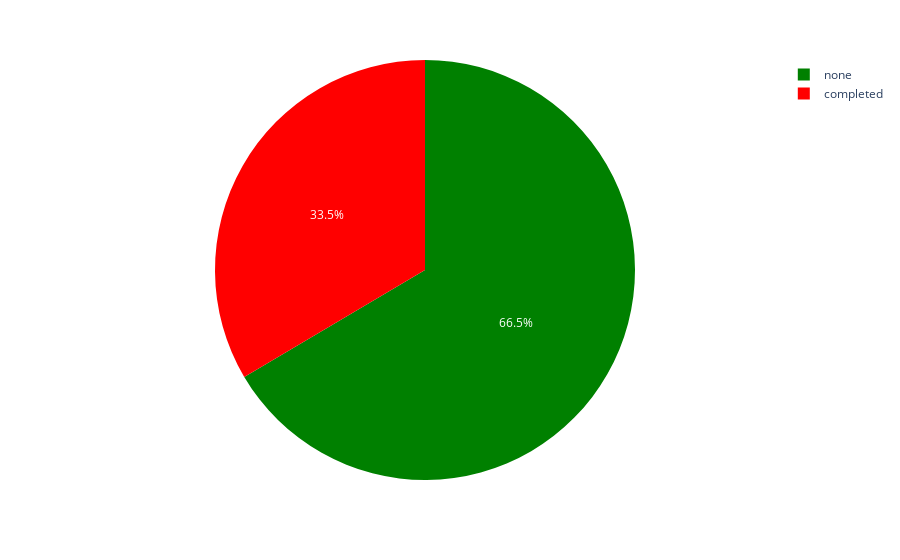

Notebook code for this chart:
### Markdown cell above
# Churn Rate Analysis

### Code cell
import plotly.express as px

fig = px.pie(std,names='testpreparationcourse',color='testpreparationcourse',
             color_discrete_map={'completed':'red',
                                 'none':'green'})
fig.show()

### Figure 1 — Plotly figure (JSON) as saved in the notebook; plotly's stock layout.template omitted (floating-point values rounded to 4 significant figures; data arrays with more than 128 entries replaced by an {"elided": "..."} marker saying what was removed)
{"data": [{"customdata": {"elided": "1000x1 str values"}, "domain": {"x": [0, 1], "y": [0, 1]}, "hovertemplate": "testpreparationcourse=%{customdata[0]}<extra></extra>", "labels": {"elided": "1000 str values"}, "legendgroup": "", "marker": {"colors": {"elided": "1000 str values"}}, "name": "", "showlegend": true, "type": "pie"}], "layout": {"legend": {"tracegroupgap": 0}, "margin": {"t": 60}}}
